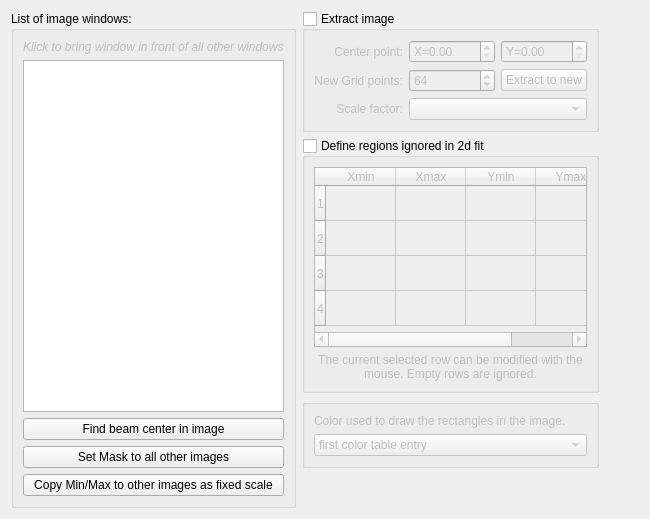
      <widget class="QWidget" name="tabData">
       <attribute name="title">
        <string>Windows</string>
       </attribute>
       <layout class="QGridLayout" name="gridLayout">
        <item row="0" column="0">
         <widget class="QGroupBox" name="grpWindows">
          <property name="title">
           <string>List of image windows:</string>
          </property>
          <layout class="QVBoxLayout" name="verticalLayout_9">
           <item>
            <widget class="QLabel" name="label_4">
             <property name="enabled">
              <bool>false</bool>
             </property>
             <property name="font">
              <font>
               <italic>true</italic>
              </font>
             </property>
             <property name="text">
              <string>Klick to bring window in front of all other windows</string>
             </property>
            </widget>
           </item>
           <item>
            <widget class="QListWidget" name="lisDataWindows">
             <property name="toolTip">
              <string>Select to raise the window</string>
             </property>
            </widget>
           </item>
           <item>
            <widget class="QPushButton" name="butDataFindCenter">
             <property name="text">
              <string>Find beam center in image</string>
             </property>
            </widget>
           </item>
           <item>
            <widget class="QPushButton" name="butDataSetMask">
             <property name="text">
              <string>Set Mask to all other images</string>
             </property>
            </widget>
           </item>
           <item>
            <widget class="QPushButton" name="butDataCopyScaling">
             <property name="text">
              <string>Copy Min/Max to other images as fixed scale</string>
             </property>
            </widget>
           </item>
          </layout>
         </widget>
        </item>
        <item row="0" column="1">
         <layout class="QVBoxLayout" name="verticalLayout_16">
          <item>
           <widget class="QGroupBox" name="grpExtractImage">
            <property name="title">
             <string>Extract image</string>
            </property>
            <property name="checkable">
             <bool>true</bool>
            </property>
            <property name="checked">
             <bool>false</bool>
            </property>
            <layout class="QGridLayout" name="gridLayout_10">
             <item row="0" column="0">
              <widget class="QLabel" name="label_5">
               <property name="text">
                <string>Center point:</string>
               </property>
               <property name="alignment">
                <set>Qt::AlignRight|Qt::AlignTrailing|Qt::AlignVCenter</set>
               </property>
              </widget>
             </item>
             <item row="0" column="1">
              <widget class="QDoubleSpinBox" name="inpExtractCenterX">
               <property name="prefix">
                <string>X=</string>
               </property>
               <property name="maximum">
                <double>9999.989999999999782</double>
               </property>
              </widget>
             </item>
             <item row="1" column="2">
              <widget class="QPushButton" name="butDoExtract">
               <property name="text">
                <string>Extract to new</string>
               </property>
              </widget>
             </item>
             <item row="0" column="2">
              <widget class="QDoubleSpinBox" name="inpExtractCenterY">
               <property name="prefix">
                <string>Y=</string>
               </property>
               <property name="maximum">
                <double>9999.989999999999782</double>
               </property>
              </widget>
             </item>
             <item row="1" column="1">
              <widget class="QSpinBox" name="inpExtractGridSize">
               <property name="maximum">
                <number>9999</number>
               </property>
               <property name="value">
                <number>64</number>
               </property>
              </widget>
             </item>
             <item row="2" column="1" colspan="2">
              <widget class="QComboBox" name="cbsExtractScale"/>
             </item>
             <item row="1" column="0">
              <widget class="QLabel" name="label_6">
               <property name="text">
                <string>New Grid points:</string>
               </property>
               <property name="alignment">
                <set>Qt::AlignRight|Qt::AlignTrailing|Qt::AlignVCenter</set>
               </property>
              </widget>
             </item>
             <item row="2" column="0">
              <widget class="QLabel" name="label_8">
               <property name="text">
                <string>Scale factor:</string>
               </property>
               <property name="alignment">
                <set>Qt::AlignRight|Qt::AlignTrailing|Qt::AlignVCenter</set>
               </property>
              </widget>
             </item>
            </layout>
           </widget>
          </item>
          <item>
           <widget class="QGroupBox" name="grpNoFitRegions">
            <property name="title">
             <string>Define regions ignored in 2d fit</string>
            </property>
            <property name="checkable">
             <bool>true</bool>
            </property>
            <property name="checked">
             <bool>false</bool>
            </property>
            <layout class="QGridLayout" name="gridLayout_18">
             <item row="0" column="0">
              <widget class="QTableWidget" name="tblNoFitRegions">
               <property name="maximumSize">
                <size>
                 <width>330</width>
                 <height>180</height>
                </size>
               </property>
               <attribute name="horizontalHeaderDefaultSectionSize">
                <number>70</number>
               </attribute>
               <attribute name="verticalHeaderDefaultSectionSize">
                <number>35</number>
               </attribute>
               <row>
                <property name="text">
                 <string>1</string>
                </property>
               </row>
               <row>
                <property name="text">
                 <string>2</string>
                </property>
               </row>
               <row>
                <property name="text">
                 <string>3</string>
                </property>
               </row>
               <row>
                <property name="text">
                 <string>4</string>
                </property>
               </row>
               <column>
                <property name="text">
                 <string>Xmin</string>
                </property>
               </column>
               <column>
                <property name="text">
                 <string>Xmax</string>
                </property>
               </column>
               <column>
                <property name="text">
                 <string>Ymin</string>
                </property>
               </column>
               <column>
                <property name="text">
                 <string>Ymax</string>
                </property>
               </column>
              </widget>
             </item>
             <item row="1" column="0">
              <widget class="QLabel" name="label_13">
               <property name="text">
                <string>The current selected row can be modified with the mouse. Empty rows are ignored.</string>
               </property>
               <property name="alignment">
                <set>Qt::AlignHCenter|Qt::AlignTop</set>
               </property>
               <property name="wordWrap">
                <bool>true</bool>
               </property>
              </widget>
             </item>
            </layout>
           </widget>
          </item>
          <item>
           <widget class="QGroupBox" name="grpFrameColor">
            <property name="enabled">
             <bool>false</bool>
            </property>
            <property name="title">
             <string/>
            </property>
            <layout class="QVBoxLayout" name="verticalLayout_17">
             <item>
              <widget class="QLabel" name="label_7">
               <property name="text">
                <string>Color used to draw the rectangles in the image.</string>
               </property>
              </widget>
             </item>
             <item>
              <widget class="QComboBox" name="cbsExtractFrameCol">
               <item>
                <property name="text">
                 <string>first color table entry</string>
                </property>
               </item>
               <item>
                <property name="text">
                 <string>last color table entry</string>
                </property>
               </item>
               <item>
                <property name="text">
                 <string>red</string>
                </property>
               </item>
               <item>
                <property name="text">
                 <string>white</string>
                </property>
               </item>
              </widget>
             </item>
            </layout>
           </widget>
          </item>
          <item>
           <spacer name="verticalSpacer_4">
            <property name="orientation">
             <enum>Qt::Vertical</enum>
            </property>
            <property name="sizeHint" stdset="0">
             <size>
              <width>20</width>
              <height>40</height>
             </size>
            </property>
           </spacer>
          </item>
         </layout>
        </item>
        <item row="0" column="2">
         <spacer name="horizontalSpacer">
          <property name="orientation">
           <enum>Qt::Horizontal</enum>
          </property>
          <property name="sizeHint" stdset="0">
           <size>
            <width>40</width>
            <height>20</height>
           </size>
          </property>
         </spacer>
        </item>
       </layout>
      </widget>
